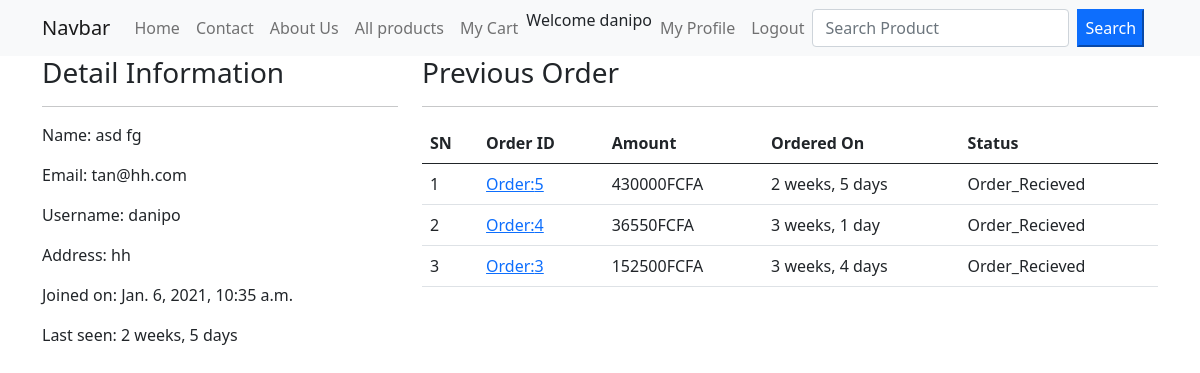
/profile/ (signed in), run on an earlier commit of the app's database.
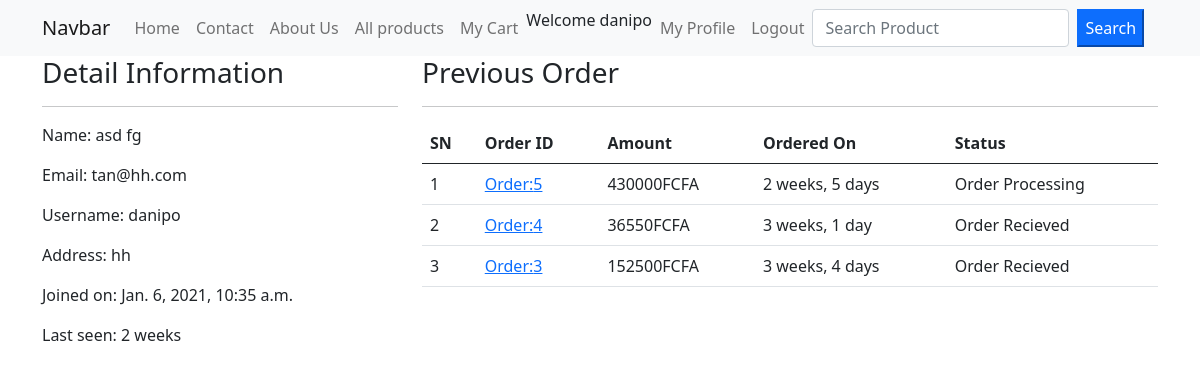
And on a later commit of the database.
### ecommerceapp/models.py (models this page shows, shortened)
class Customer(models.Model):
	user = models.OneToOneField(User, on_delete=models.CASCADE)
	full_name = models.CharField(max_length=200)
	address = models.CharField(max_length=200, null=True,  blank=True)
	joined_on = models.DateTimeField(auto_now_add=True)

class Order(models.Model):
	cart = models.OneToOneField(Cart, on_delete=models.CASCADE)
	ordered_by = models.CharField(max_length=200)
	shipping_address  = models.CharField(max_length=200)
	mobile = models.CharField(max_length=10)
	email = models.EmailField(null=True, blank=True)
	subtotal = models.PositiveIntegerField()
	discount = models.PositiveIntegerField()
	total = models.PositiveIntegerField()
	order_status = models.CharField(max_length=50, choices=ORDER_STATUS, default='Order Recieved')
	created_at = models.DateTimeField(auto_now_add=True)

### ecommerceapp/views.py (the view)
# urls.py: path('profile/', CustomerProfileView.as_view(), name='customerprofile'),
class CustomerProfileView(TemplateView):
	template_name = 'customerprofile.html'
	def dispatch(self, request, *args, **kwargs):
		if request.user.is_authenticated and Customer.objects.filter(user=request.user).exists():
			pass
		else:
			return redirect('/login/?next=/profile/')
		return super().dispatch(request, *args, **kwargs)
	def get_context_data(self, **kwargs):
	    context = super().get_context_data(**kwargs)
	    customer = self.request.user.customer
	    context['customer'] = customer
	    orders = Order.objects.filter(cart__customer=customer).order_by('-id')
	    context['order'] = orders
	    return context

### templates/customerprofile.html (shortened to what this page needs)
{% extends "base.html" %}
{% load crispy_forms_tags %}
{% load humanize %}
{% block content %}
<div class="row">
    <div class="col-md-4">
        <h3>Detail Information</h3>
        <hr>
        <p><span class="font-weight-bold">Name:</span> {{customer.full_name}} </p>
        <p><span class="font-weight-bold">Email:</span> {{customer.user.email}} </p>
        <p><span class="font-weight-bold">Username:</span> {{customer.user.username}} </p>
        <p><span class="font-weight-bold">Address:</span> {{customer.address}} </p>
        <p><span class="font-weight-bold">Joined on:</span> {{customer.joined_on}} </p>
        <p><span class="font-weight-bold">Last seen:</span> {{customer.user.last_login|timesince}} </p>
    </div>
    <div class="col-md-8">
        <h3>Previous Order</h3>
        <hr>
        <table class="table">
            <thead>
                <tr>
                    <th>SN</th>
                    <th>Order ID</th>
                    <th>Amount</th>
                    <th>Ordered On</th>
                    <th>Status</th>
                </tr>
            </thead>
            <tbody>
                {% for ord in order %}
                <tr>
                    <td> {{ forloop.counter }} </td>
                    <td> <a href=" {% url "ecommerceapp:customerorderdetails" ord.pk %} ">Order:{{ord.id}}</a>  </td>
                    <td> {{ ord.total }}FCFA </td>
                    <td> {{ ord.created_at|timesince }} </td>
                    <td> {{ ord.order_status }} </td>
                </tr>
                {% endfor %}
            </tbody>
        </table>
    </div>
</div>
{% endblock content %}

What changed in the data, as far as the page shows it:
changed through a linked row, Customer "asd fg": user.last_login "2 weeks, 5 days" → "2 weeks"
changed Order id 5: order_status "Order_Recieved" → "Order Processing"
changed Order "3 weeks, 1 day": order_status "Order_Recieved" → "Order Recieved"
changed Order "3 weeks, 4 days": order_status "Order_Recieved" → "Order Recieved"
